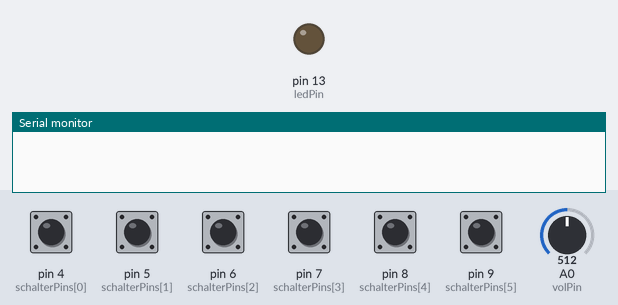
Bench run of a sketch on a simulated Arduino Pro Mini, built with avr-gcc and run on an emulated ATmega328P. On the bench: output pins drawn as LEDs (lit = HIGH), the last lines printed to the serial monitor. Dashed ring = blinking. Inputs (shaded band) come from the test bench; at power-on: pin 4 (schalterPins[0]), pin 5 (schalterPins[1]), pin 6 (schalterPins[2]), pin 7 (schalterPins[3]), pin 8 (schalterPins[4]), pin 9 (schalterPins[5]) HIGH, A0 (volPin) = 512.

Above: at 1.2 s.
1.3 s: pin 5 (schalterPins[1]) pulled LOW for 0.15 s
At 1.65 s:
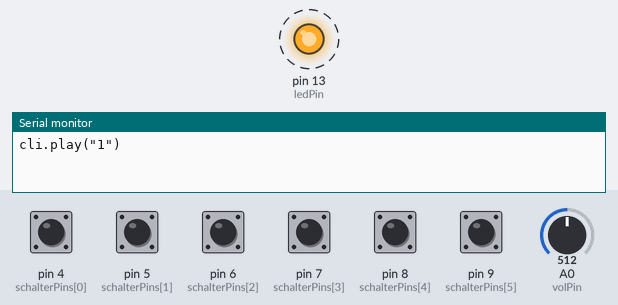
3.2 s: pin 6 (schalterPins[2]) pulled LOW for 0.15 s
At 5.0 s:
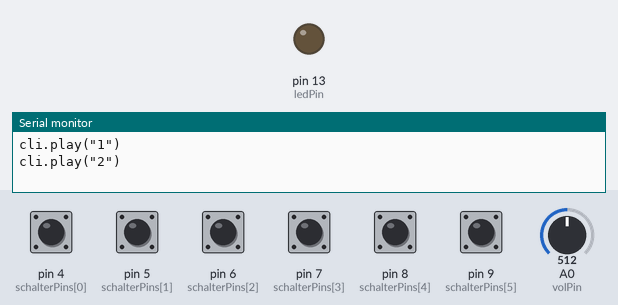
6.2 s: pin 7 (schalterPins[3]) pulled LOW for 0.15 s
At 6.42 s:
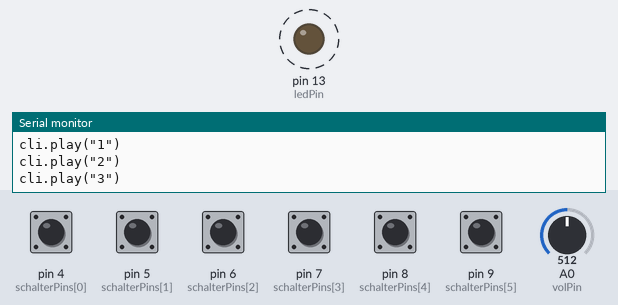
9.3 s: pin 8 (schalterPins[4]) pulled LOW for 0.15 s
At 11.2 s:
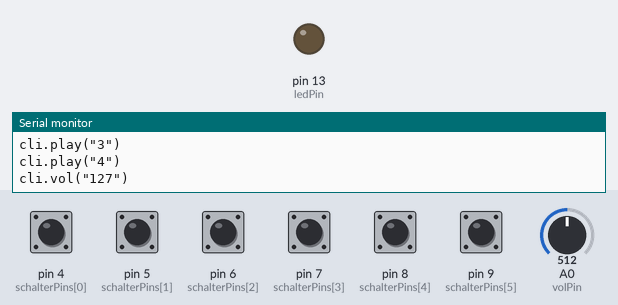
Timing chart, 0 to 12.7 s (numbered marks = the images above; inputs shaded):
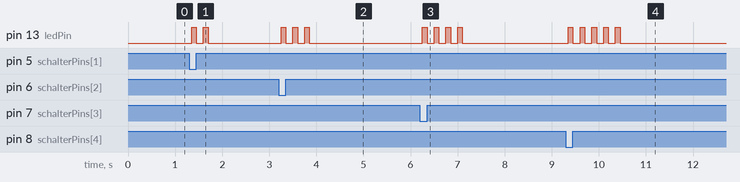

The sketch:

TastaturLautstaerkeUART.ino
```cpp
// Tastatur + Lautstärke-Poti -> KaRadio32 über UART
// Tasten (Pins 4-9, gegen GND) -> cli.play("n")
// Poti an A0 (0-3,3 V)         -> cli.vol("0..254")
//
// Verdrahtung Pro Mini <-> ESP32 (WROVER):
//   Pro Mini TX (D1) -> ESP32 RX0 (GPIO3)   (bei 5-V-Pro-Mini: Spannungsteiler!)
//   GND              -> GND
//   (ESP32 TX0 muss nicht angeschlossen werden)

const int schalterPins[6] = {4, 5, 6, 7, 8, 9};
int letzterZustand[6];

const int ledPin  = 13;     // eingebaute LED des Pro Mini
const int volPin  = A0;     // Schleifer des Lautstärke-Potis

const bool LED_FEEDBACK = true;    // nach dem Test auf false setzen

// Senderspeicher pro Taste (Taste 1 = Index 0 ... Taste 6 = Index 5).
// Bisher löste Taste 1 den IR-Code K_0 aus, also Station 0 -> Offset 0.
// Falls Taste 1 den ersten Sender (Nr. 1) abrufen soll: auf 1 setzen.
const int STATION_OFFSET = 0;

const long UART_BAUD = 115200;     // KaRadio-Standard

// Lautstärke
const int  VOL_MAX        = 254;   // KaRadio: 0..254
const int  VOL_HYSTERESE  = 2;     // Mindeständerung, bevor neu gesendet wird
const unsigned long VOL_INTERVALL = 80;     // ms zwischen ADC-Auswertungen
const unsigned long START_WARTEN  = 10000;  // ms, bis KaRadio gebootet hat
int  letzteLautstaerke = -100;
unsigned long letzteVolZeit = 0;
bool startVolumeGesendet = false;

void sendeStation(int nr) {
  Serial.print(F("cli.play(\""));
  Serial.print(nr);
  Serial.print(F("\")\r\n"));
}

void sendeLautstaerke(int vol) {
  Serial.print(F("cli.vol(\""));
  Serial.print(vol);
  Serial.print(F("\")\r\n"));
}

int leseLautstaerke() {
  long summe = 0;
  for (uint8_t i = 0; i < 8; i++) summe += analogRead(volPin);   // glätten
  int roh = summe / 8;                                           // 0..1023
  return map(roh, 0, 1023, 0, VOL_MAX);
}

void pruefeLautstaerke() {
  if (millis() - letzteVolZeit < VOL_INTERVALL) return;
  letzteVolZeit = millis();

  int vol = leseLautstaerke();
  bool aenderung = abs(vol - letzteLautstaerke) >= VOL_HYSTERESE;
  bool endanschlag = (vol != letzteLautstaerke) && (vol == 0 || vol == VOL_MAX);

  if (aenderung || endanschlag) {
    sendeLautstaerke(vol);
    letzteLautstaerke = vol;
  }
}

void blinke(int anzahl) {
  for (int n = 0; n < anzahl; n++) {
    digitalWrite(ledPin, HIGH);
    delay(100);
    digitalWrite(ledPin, LOW);
    delay(150);
  }
}

void setup() {
  Serial.begin(UART_BAUD);

  pinMode(ledPin, OUTPUT);
  digitalWrite(ledPin, LOW);

  for (int i = 0; i < 6; i++) {
    pinMode(schalterPins[i], INPUT_PULLUP);
    letzterZustand[i] = digitalRead(schalterPins[i]);
  }
}

void loop() {
  // Lautstärke: erst nach dem Boot des ESP32 senden, sonst geht der Wert verloren
  if (!startVolumeGesendet && millis() > START_WARTEN) {
    letzteLautstaerke = leseLautstaerke();
    sendeLautstaerke(letzteLautstaerke);
    startVolumeGesendet = true;
  }
  if (startVolumeGesendet) pruefeLautstaerke();

  // Tasten
  for (int i = 0; i < 6; i++) {
    int aktuell = digitalRead(schalterPins[i]);

    if (aktuell != letzterZustand[i]) {
      delay(50);                       // Entprellen
      aktuell = digitalRead(schalterPins[i]);

      // nur senden, wenn der Kontakt neu geschlossen wurde
      if (aktuell == LOW && letzterZustand[i] == HIGH) {
        sendeStation(i + STATION_OFFSET);
        if (LED_FEEDBACK) blinke(i + 1);   // Taste 1 = 1x, ..., Taste 6 = 6x
      }
      letzterZustand[i] = aktuell;
    }
  }
}
```

Measured:
- after the input at 1.3 s, pin 13 (ledPin): alternates HIGH for 0.10 s and LOW for 0.15 s, 4 changes in all, then stays LOW, starting after 0.05 s
- after the input at 3.2 s, pin 13 (ledPin): alternates HIGH for 0.10 s and LOW for 0.15 s, 6 changes in all, then stays LOW, starting after 0.05 s
- after the input at 6.2 s, pin 13 (ledPin): alternates HIGH for 0.10 s and LOW for 0.15 s, 8 changes in all, then stays LOW, starting after 0.05 s
- after the input at 9.3 s, pin 13 (ledPin): alternates HIGH for 0.10 s and LOW for 0.15 s, 10 changes in all, then stays LOW, starting after 0.05 s
